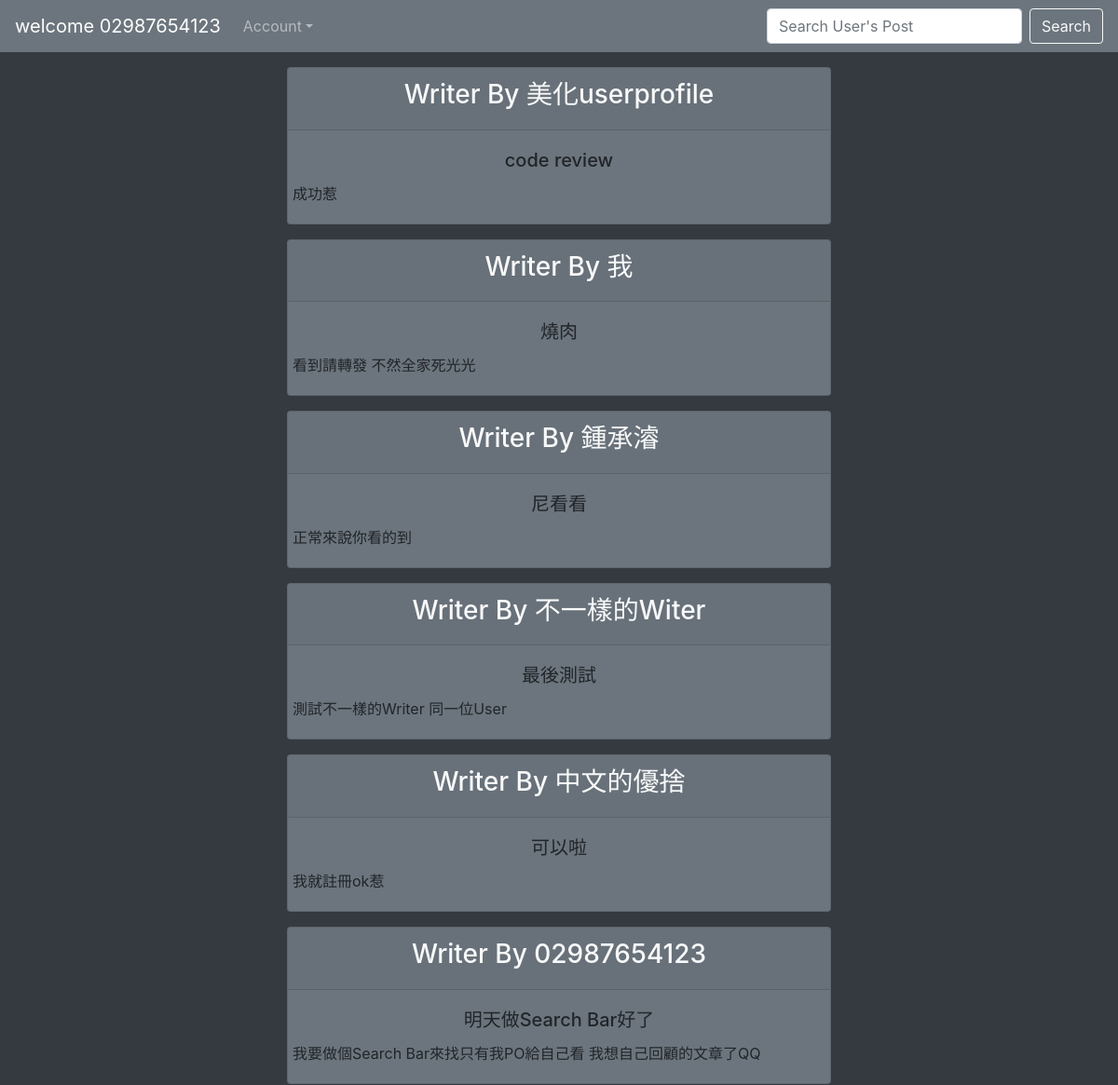
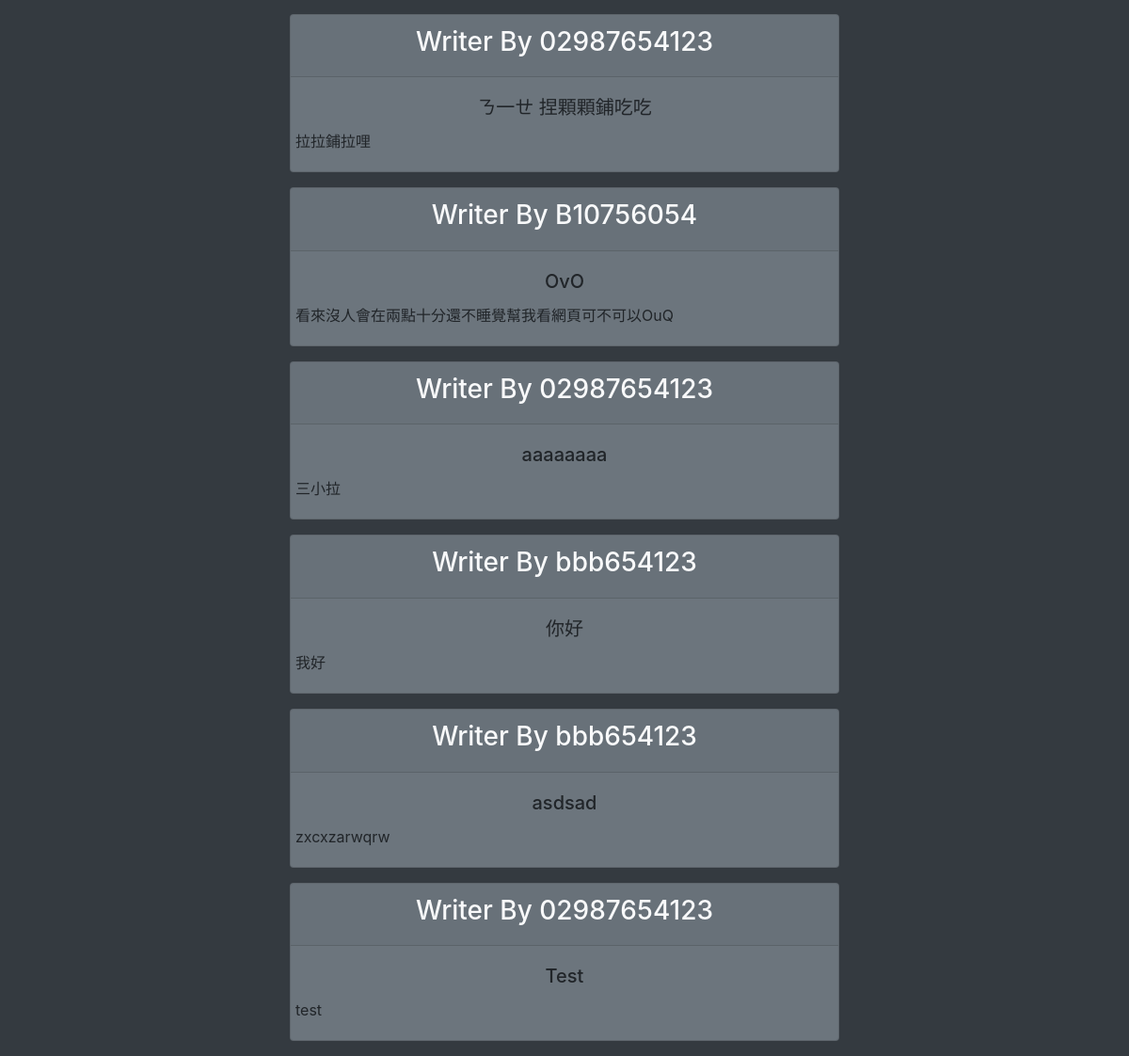
The page / (signed in) on the database its author committed (2 pictures, top to bottom).
### main_site/models.py (models this page shows, shortened)
class userArticle(models.Model):
    id = models.AutoField(primary_key=True)
    USER = models.ForeignKey(User, on_delete=models.CASCADE, null=True)
    Article_writer = models.CharField(max_length=255, null=True, blank=True)
    Article_title = models.CharField(max_length=255, null=True, blank=True)
    Article = models.TextField(null=True, blank=True)

### main_site/views.py (the view)
# urls.py: path('', main, name="index"),
def main(request):
    user_Article_data = userArticle.objects.all()
    if 'search' in request.GET:
        search = request.GET['search']
        user_Article_data = userArticle.objects.filter(Article_writer=search)
    return render(request, 'main_site.html', {'user_Article_data': user_Article_data})

### templates/main_site.html (shortened to what this page needs)
<!doctype html>
<html lang="en">
  <head>
    <link rel="stylesheet" href="https://stackpath.bootstrapcdn.com/bootstrap/4.3.1/css/bootstrap.min.css">
  </head>
  <body class="bg-dark">
      <nav class="navbar sticky-top navbar-expand-sm navbar-dark bg-secondary">
            <a class="navbar-brand" href="/">welcome {{request.user.username}}</a>
            <div class="collapse navbar-collapse" id="collapsibleNavId">
                <ul class="navbar-nav mr-auto mt-2 mt-lg-0">
                <li class="nav-item dropdown">
                    <a class="nav-link dropdown-toggle" href="#" id="dropdownId" data-toggle="dropdown" aria-haspopup="true" aria-expanded="false">Account</a>
                </li>
                </ul>
                <form class="form-inline my-2 my-lg-0">
                  <input class="form-control mr-sm-2" type="search" name="search" id="search" placeholder="Search User's Post" aria-label="search">
                  <button class="btn btn-outline-light my-2 my-sm-0"  type="submit">Search</button>
                </form>
            </div>
      </nav>
      {% for user_Article in user_Article_data|slice:"::-1" %}
        <div style= "margin:1rem" class="row justify-content-center">
          <div class="col-sm-6">
            <div class="row card text-center bg-secondary">
                <div class="card-header text-light font-weight-bold">
                    <h3>Writer By {{user_Article.Article_writer}}<h3>
                </div>
                <div class="row">
                  <div class="card-body">
                    <h5 class="card-title">{{user_Article.Article_title}}</h5>
                    <p class="card-text text-lg-left">{{user_Article.Article}}</p>
                  </div>
                </div>
              </div>
            </div>
          </div>
        {% endfor %}
  </body>
</html>

### rows shown on the page
userArticle: Article_writer "美化userprofile", Article_title "code review", Article "成功惹"
userArticle: Article_writer "我", Article_title "燒肉", Article "看到請轉發 不然全家死光光"
userArticle: Article_writer "鍾承濬", Article_title "尼看看", Article "正常來說你看的到"
userArticle: Article_writer "不一樣的Witer", Article_title "最後測試", Article "測試不一樣的Writer 同一位User"
userArticle: Article_writer "中文的優捨", Article_title "可以啦", Article "我就註冊ok惹"
userArticle: Article_writer "02987654123", Article_title "明天做Search Bar好了", Article "我要做個Search Bar來找只有我PO給自己看 我想自己回顧的文章了QQ"
userArticle: Article_writer "02987654123", Article_title "ㄋ一ㄝ 捏顆顆鋪吃吃", Article "拉拉鋪拉哩"
userArticle: Article_writer "B10756054", Article_title "OvO", Article "看來沒人會在兩點十分還不睡覺幫我看網頁可不可以OuQ"
userArticle: Article_writer "02987654123", Article_title "aaaaaaaa", Article "三小拉"
userArticle: Article_writer "bbb654123", Article_title "你好", Article "我好"
userArticle: Article_writer "bbb654123", Article_title "asdsad", Article "zxcxzarwqrw"
userArticle: Article_writer "02987654123", Article_title "Test", Article "test"

### other values the page prints
{{ request.user.username }} "02987654123"
